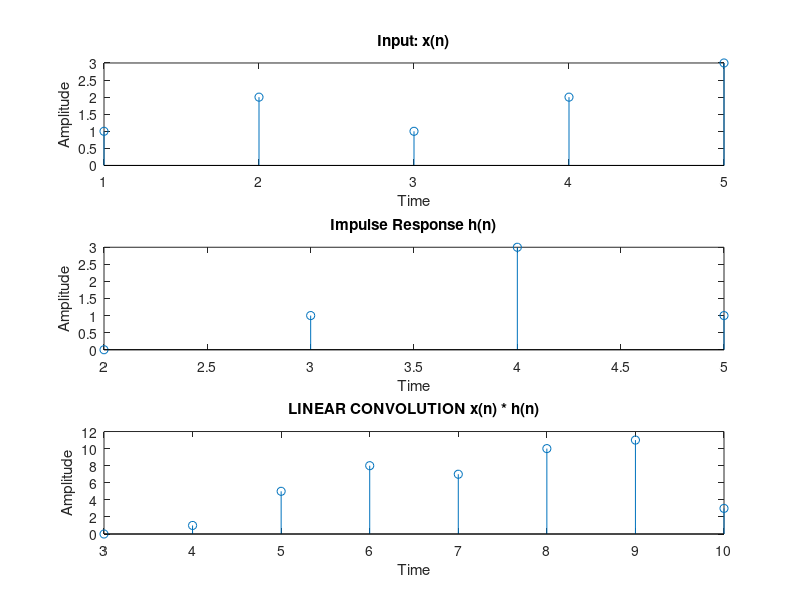

The MATLAB source for this figure:
%% Experiment 15

%% Linear convolution of x(n) with h(n)

clc;
clear all;
close all;

x = [1 2 1 2 3];
x0 = 1;

h = [0 1 3 1];
h0 = 2;

y = conv(x,h);

subplot(311),stem(x0:(x0+length(x)-1),x),xlabel('Time'),ylabel('Amplitude'),title('Input: x(n)');
subplot(312),stem(h0:(h0+length(h)-1),h),xlabel('Time'),ylabel('Amplitude'),title('Impulse Response h(n)');
subplot(313),stem(x0+h0:length(y)+x0+h0-1,y),xlabel('Time'),ylabel('Amplitude'),title('LINEAR CONVOLUTION x(n) * h(n)');
